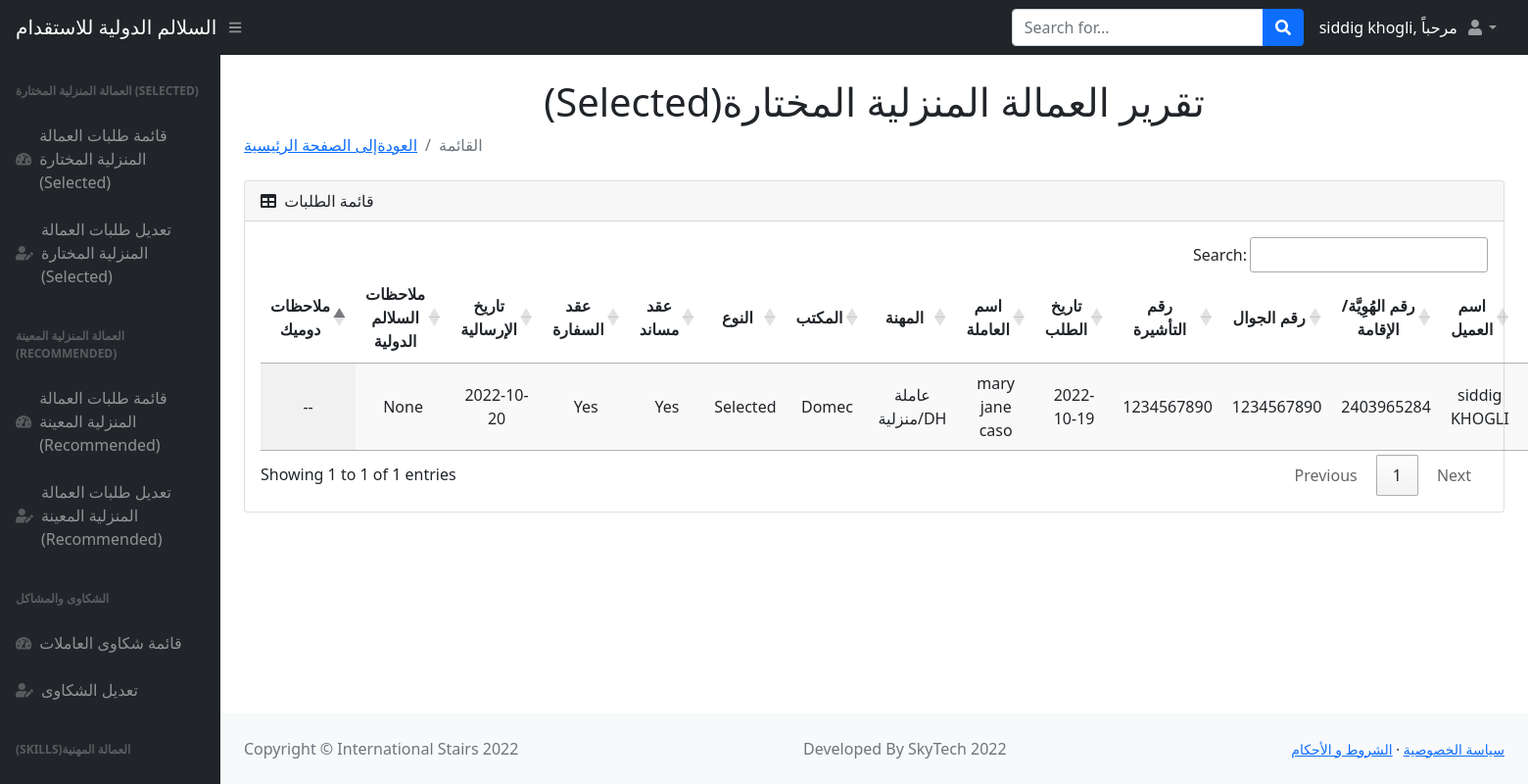
/tables (signed in), run on an earlier commit of the app's database.
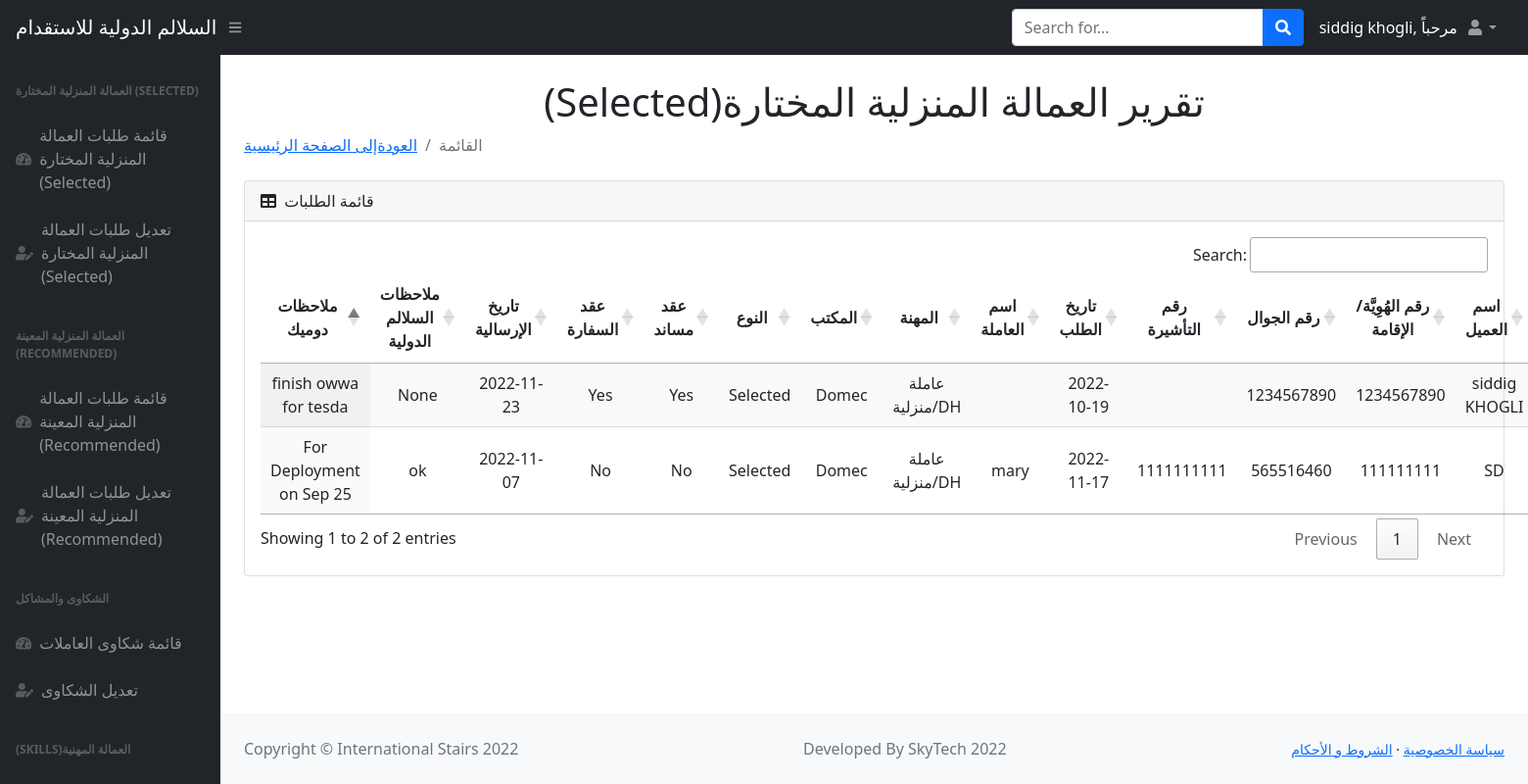
And on a later commit of the database.
### main.py (models this page shows)
class Users(db.Model):
    __tablename__ = "users"
    id = db.Column(db.Integer, primary_key=True)
    name = db.Column(db.String(250), nullable=False)
    nid_or_iqama = db.Column(db.BIGINT, nullable=False)
    contact_No = db.Column(db.BIGINT, nullable=False)
    visa = db.Column(db.BIGINT, nullable=False)
    request_date = db.Column(db.Date, nullable=False)
    worker_name = db.Column(db.String(250), nullable=False)
    type = db.Column(db.String(250), nullable=False)
    agency = db.Column(db.String(250), nullable=False)
    selected_or_recommended = db.Column(db.String(250), nullable=False)
    musaned = db.Column(db.String(250), nullable=False)
    embassy_contract = db.Column(db.String(250), nullable=False)
    shipment_date = db.Column(db.Date, nullable=False)
    deployment_date = db.Column(db.String(500), nullable=True)  # Salalim Remarks
    status = db.Column(db.String(1000), nullable=False)

### main.py (the view)
@app.route("/tables")
def tables():
    added_users = Users.query.all()
    return render_template("tables.html", users=added_users, name=current_user.name, logged_in=True)

### main.py (called while the page is built)
@login_manager.user_loader
def load_user(user_id):
    return User.query.get(int(user_id))

### templates/tables.html (shortened to what the changed rows need)
<!DOCTYPE html>
<html lang="en">
    <head>
        <link href="https://cdn.jsdelivr.net/npm/simple-datatables@latest/dist/style.css" rel="stylesheet" />
        <link href="static/css/styles.css" rel="stylesheet" />
        <link href="https://cdn.datatables.net/1.11.3/css/jquery.dataTables.min.css" rel="stylesheet" />
        <link href="https://cdn.datatables.net/buttons/2.1.0/css/buttons.dataTables.min.css" rel="stylesheet" />
    </head>
    <body class="sb-nav-fixed">
       <div id="layoutSidenav">
               <div id="layoutSidenav_content">
                <main>
                    <div class="container-fluid px-4">
                        <h1 class="mt-4" style="text-align:center"> (Selected)تقرير العمالة المنزلية المختارة  </h1>
                        <div class="card mb-4">
                            <div class="card-header">
                                <i class="fas fa-table me-1"></i>
                                قائمة الطلبات
                            </div>
                            <div class="card-body">
                                <table id="datatablesSimple" class="display">
                                    <thead>
                                        <tr>
                                               <th style="text-align:center;">ملاحظات دوميك </th>
                                            <th style="text-align:center;">ملاحظات السلالم الدولية</th>
                                            <th style="text-align:center;">تاريخ الإرسالية</th>
                                             <th style="text-align:center;">عقد السفارة</th>
                                             <th style="text-align:center;">عقد مساند</th>
                                            <th style="text-align:center;">النوع</th>
                                            <th style="text-align:center;">المكتب</th>
                                            <th style="text-align:center;">المهنة</th>
                                            <th style="text-align:center;">اسم العاملة</th>
                                            <th style="text-align:center;">تاريخ الطلب </th>
                                            <th style="text-align:center;">رقم التأشيرة</th>
                                            <th style="text-align:center;">رقم الجوال</th>
                                            <th style="text-align:center;">رقم الهُوِيَّة/الإقامة</th>
                                             <th style="text-align:center;">اسم العميل</th>
                                            <th style="text-align:center;">الرقم</th>
                                        </tr>
                                    </thead>
                                    <tbody>
                                    {% for user in users %}
                                        <tr>
                                            <td style="text-align:center;">{{user.status}}</td>
                                              <td style="text-align:center;">{{user.deployment_date}}</td>
                                            <td style="text-align:center;">{{user.shipment_date}}</td>
                                            <td style="text-align:center;">{{user.embassy_contract}}</td>
                                            <td style="text-align:center;">{{user.musaned}}  </td>
                                            <td style="text-align:center;">{{user.selected_or_recommended}}</td>
                                            <td style="text-align:center;">{{user.agency}}</td>
                                            <td style="text-align:center;">{{user.type}}</td>
                                             <td style="text-align:center;">{{user.worker_name}}</td>
                                             <td style="text-align:center;">{{user.request_date}}</td>
                                             <td style="text-align:center;">{{user.visa}}</td>
                                             <td style="text-align:center;">{{user.contact_No}}</td>
                                            <td style="text-align:center;">{{user.nid_or_iqama}}</td>
                                             <td style="text-align:center;">{{user.name}}</td>
                                            <td style="text-align:center;">{{user.id}}</td>
                                        </tr>
                                {%endfor%}
                                    </tbody>
                                </table>
                            </div>
                        </div>
                    </div>
                </main>
            </div>
        </div>
    </body>
</html>

What changed in the data, as far as the page shows it:
changed Users "None": status "--" → "finish owwa for tesda"; shipment_date "2022-10-20" → "2022-11-23"; nid_or_iqama "2403965284" → "1234567890"; worker_name "mary jane caso" → (not shown); visa "1234567890" → (not shown)
added Users: status "For Deployment on Sep 25", deployment_date "ok", shipment_date "2022-11-07", embassy_contract "No", musaned "No", selected_or_recommended "Selected", agency "Domec", type "عاملة منزلية/DH", worker_name "mary", request_date "2022-11-17", visa "1111111111", contact_No "565516460", nid_or_iqama "111111111", name "SD"
Also different on the page:
text written by a page script: "Search: Showing 1 to 1 of 1 entries Previous 1 Next" → "Search: Showing 1 to 2 of 2 entries Previous 1 Next"
